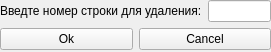
<?xml version="1.0" encoding="UTF-8"?>
<ui version="4.0">
 <class>Delete_Window</class>
 <widget class="QMainWindow" name="Delete_Window">
  <property name="geometry">
   <rect>
    <x>0</x>
    <y>0</y>
    <width>271</width>
    <height>52</height>
   </rect>
  </property>
  <property name="sizePolicy">
   <sizepolicy hsizetype="Fixed" vsizetype="Fixed">
    <horstretch>0</horstretch>
    <verstretch>0</verstretch>
   </sizepolicy>
  </property>
  <property name="minimumSize">
   <size>
    <width>250</width>
    <height>52</height>
   </size>
  </property>
  <property name="maximumSize">
   <size>
    <width>271</width>
    <height>52</height>
   </size>
  </property>
  <property name="windowTitle">
   <string>Удалить из телефонной книги</string>
  </property>
  <widget class="QWidget" name="centralwidget">
   <widget class="QWidget" name="verticalLayoutWidget">
    <property name="geometry">
     <rect>
      <x>0</x>
      <y>0</y>
      <width>271</width>
      <height>51</height>
     </rect>
    </property>
    <layout class="QVBoxLayout" name="verticalLayout">
     <item>
      <layout class="QHBoxLayout" name="horizontalLayout">
       <item>
        <widget class="QLabel" name="label">
         <property name="text">
          <string>Введте номер строки для удаления:</string>
         </property>
        </widget>
       </item>
       <item>
        <widget class="QLineEdit" name="lineEdit"/>
       </item>
      </layout>
     </item>
     <item>
      <layout class="QHBoxLayout" name="horizontalLayout_2">
       <item>
        <widget class="QPushButton" name="Ok">
         <property name="text">
          <string>Ok</string>
         </property>
        </widget>
       </item>
       <item>
        <widget class="QPushButton" name="Cancel">
         <property name="text">
          <string>Cancel</string>
         </property>
        </widget>
       </item>
      </layout>
     </item>
    </layout>
   </widget>
  </widget>
 </widget>
 <resources/>
 <connections/>
</ui>
